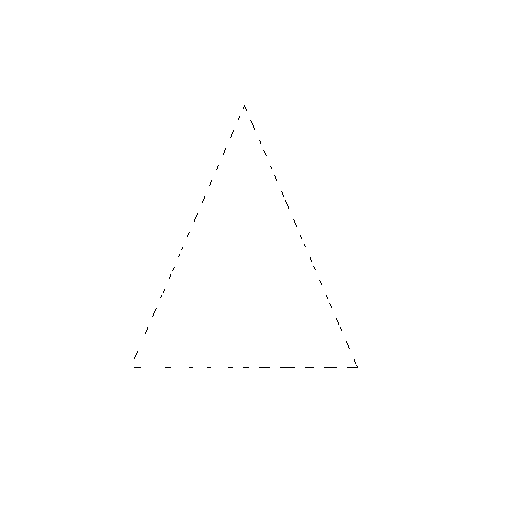
#> input picture homework4/resource/image1.png, 520 x 520 px
$ python shape_context.py
#> lines starting #> are read from the running program, lines starting #| are printed output that depends on the picture; after the words box and inside, x2 and y2 are one past the last pixel; in counts of white or black regions, pixels touching at a corner belong together; long printed decimals are rounded
from PIL import Image
import numpy as np
import math

LoG = np.array([
    [0, 0, -1, 0, 0],
    [0, -1, -2, -1, 0],
    [-1, -2, 16, -2, -1],
    [0, -1, -2, -1, 0],
    [0, 0, -1, 0, 0],
])
num, inf = 100, np.inf
linker, slack = np.zeros((num), dtype=np.int32), np.zeros((num))
lx, ly = np.zeros((num)), np.zeros((num))
visx, visy = np.zeros((num), dtype=np.int8), np.zeros((num), dtype=np.int8)


def KM():
    def DFS(x):
        visx[x] = 1
        for y in range(num):
            if visy[y]: continue
            tmp = lx[x] + ly[y] - costs[x][y]
            if np.abs(tmp) < 1e-6:
                visy[y] = 1
                if linker[y] == -1 or DFS(linker[y]):
                    linker[y] = x
                    return 1
            elif slack[y] > tmp:
                slack[y] = tmp
        return 0

    linker[:], ly[:] = -1, 0
    lx = np.max(costs, axis=1)
    for x in range(num):
        slack[:] = inf
        while True:
            visx[:], visy[:] = 0, 0
            if DFS(x): break
            d = np.min(slack[visy == 0])
            lx[visx != 0] -= d
            ly[visy != 0] += d
            slack[visy == 0] -= d
    index = linker != -1
    res = np.sum(costs[linker[index], index])
    return res


def getEdge(image):
    image = image.astype("int")
    up, down = image[0], image[-1]
    image = np.vstack([up, up, image, down, down])
    left, right = image[:, [0]], image[:, [-1]]
    image = np.hstack([left, left, image, right, right])
    height, width = image.shape

    logs = []
    for i in range(5):
        for j in range(5):
            logs.append(image[i:i + height - 4, j:j + width - 4] * LoG[i][j])
    logs = np.asarray(logs)
    newImage = np.sum(logs, axis=0)
    newImage = np.abs(newImage)

    allPixels = np.sort(newImage.reshape(-1))
    threshold = (allPixels[allPixels.shape[0] // 2] * 2 + allPixels[0] + allPixels[-1]) / 4
    newImage[newImage < threshold], newImage[newImage >= threshold] = 0, 255
    newImage = newImage.astype(np.uint8)

    edge = np.argwhere(newImage == 255)

    if num >= edge.shape[0]:
        return edge
    np.random.seed(2019)
    index = np.random.choice(np.arange(0, edge.shape[0], 1), size=num, replace=False)
    edge = edge[index]
    return edge


def getShapeContext(points, N=5, M=12):
    minDegree = math.pi * 2 / M
    shapeContexts = []
    for i in range(num):
        shapeContext = np.zeros((N, M), dtype="int")
        for j in range(num):
            if i == j: continue
            x, y = points[j][0] - points[i][0], points[j][1] - points[i][1]
            dist = math.hypot(x, y)
            theta = math.atan2(x, y)
            x, y = int(math.log(dist)), int((theta - 1e-9 + math.pi) / minDegree)
            if x <= N - 1:
                shapeContext[x][y] += 1
        shapeContexts.append(shapeContext)
    return np.asarray(shapeContexts, dtype="int")


def getCost(context1, context2):
    costs = np.zeros((num, num), dtype="float")
    for i in range(num):
        for j in range(num):
            ctx1, ctx2 = context1[i], context2[j]
            sub, add = ctx1 - ctx2, ctx1 + ctx2 + 1e-6
            costs[i][j] = np.sum((sub ** 2) / add) / 2
    return costs


if __name__ == "__main__":
    image1 = np.asarray(Image.open("./resource/image1.png").convert("L"))
#> image1: shape (520, 520); 99.9% white; black in thin lines or dots, all inside (x1, y1, x2, y2) = (134, 105, 358, 368)
    image2 = np.asarray(Image.open("./resource/image2.png").convert("L"))
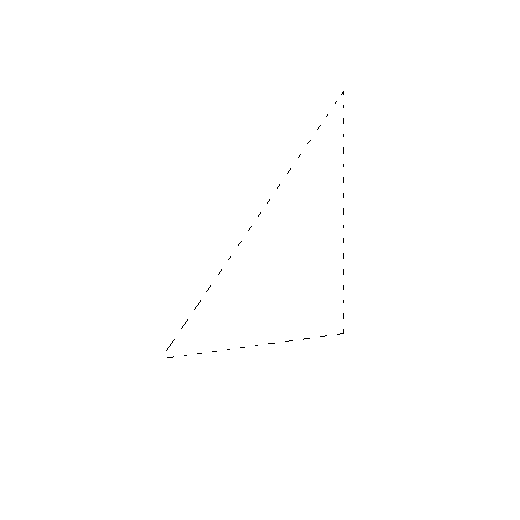
#> input picture homework4/resource/image2.png, 520 x 520 px
#> image2: shape (520, 520); 99.9% white; black in thin lines or dots, all inside (x1, y1, x2, y2) = (166, 91, 344, 358)
    edge1 = getEdge(image1)
#> in getEdge, `up, down = image[0], image[-1]`: up = 520 values from 255 to 255
#> in getEdge, `image = np.vstack([up, up, image, down, down])`:
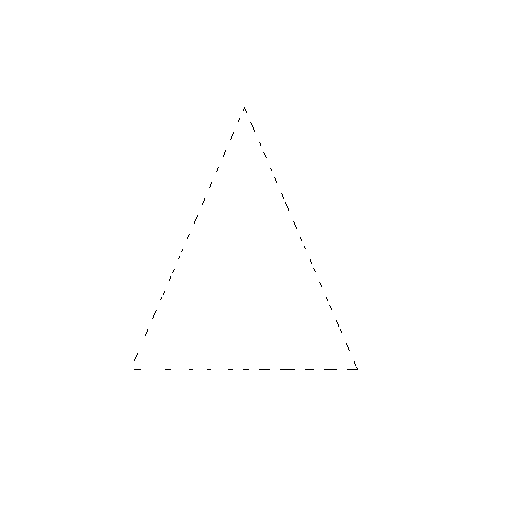
#> image: shape (524, 520) int64; 99.9% white; black in thin lines or dots, all inside (x1, y1, x2, y2) = (134, 107, 358, 370)
#> in getEdge, `left, right = image[:, [0]], image[:, [-1]]`: left = 524 values from 255 to 255
#> in getEdge, `image = np.hstack([left, left, image, right, right])`: image: shape (524, 524) int64; 99.9% white; black in thin lines or dots, all inside (x1, y1, x2, y2) = (136, 107, 360, 370)
#> after the loop in getEdge, `for i in range(5):`: logs = 25 items
#> in getEdge, `newImage = np.abs(newImage)`:
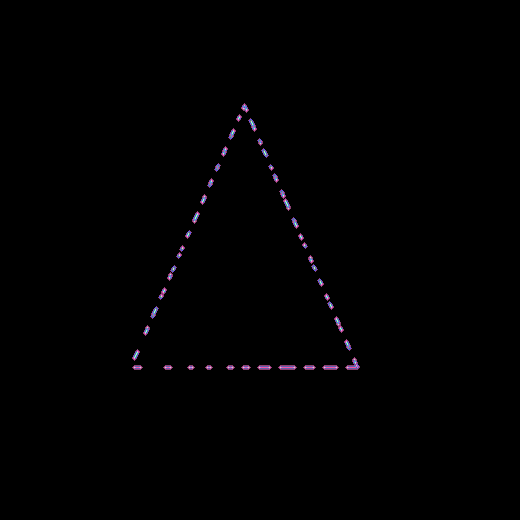
#> newImage: shape (520, 520) int64; 16 distinct labels, from 0 to 3825; one colour per label, 0 black
#> in getEdge, `threshold = (allPixels[allPixels.shape[0] // 2] * 2 + allPixels[0] + a..`: threshold = 956.2
#> in getEdge, `newImage[newImage < threshold], newImage[newImage >= threshold] = 0, 255`:
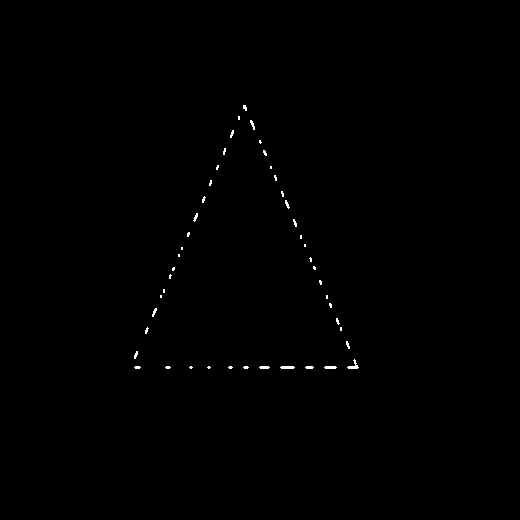
#> newImage: shape (520, 520) int64; 0.27% white in thin lines or dots, all inside (x1, y1, x2, y2) = (134, 105, 359, 369)
#> in getEdge, `edge = np.argwhere(newImage == 255)`: edge = 717 pairs, first value 105 to 368, second value 134 to 358
#> in getEdge, `edge = edge[index]`: edge = 100 pairs, first value 105 to 368, second value 135 to 356
#> edge1 has the same summary as edge in getEdge
    edge2 = getEdge(image2)
#> in getEdge (call 2), `image = np.vstack([up, up, image, down, down])`: image: shape (524, 520) int64; 99.9% white; black in thin lines or dots, all inside (x1, y1, x2, y2) = (166, 93, 344, 360)
#> in getEdge (call 2), `image = np.hstack([left, left, image, right, right])`: image: shape (524, 524) int64; 99.9% white; black in thin lines or dots, all inside (x1, y1, x2, y2) = (168, 93, 346, 360)
#> in getEdge (call 2), `newImage = np.abs(newImage)`: newImage: shape (520, 520) int64; 16 distinct labels, from 0 to 3825
#> in getEdge (call 2), `newImage[newImage < threshold], newImage[newImage >= threshold] = 0, 255`:
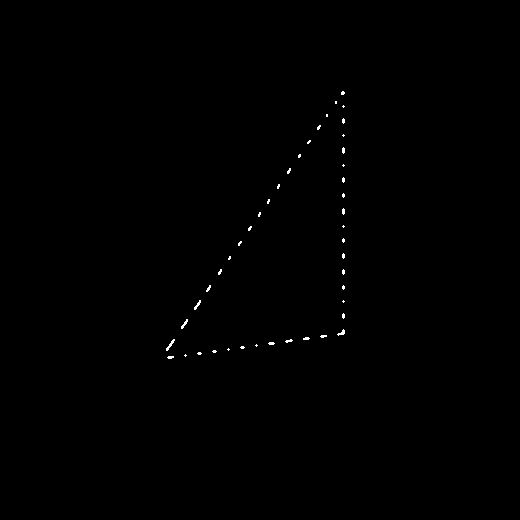
#> newImage: shape (520, 520) int64; 0.22% white in thin lines or dots, all inside (x1, y1, x2, y2) = (166, 91, 345, 359)
#> in getEdge (call 2), `edge = np.argwhere(newImage == 255)`: edge = 582 pairs, first value 91 to 358, second value 166 to 344
#> in getEdge (call 2), `edge = edge[index]`: edge = 100 pairs, first value 93 to 358, second value 167 to 344
#> edge2 has the same summary as edge in getEdge
    shapeContext1 = getShapeContext(edge1)
#> after the loop in getShapeContext, `for i in range(num):`: shapeContexts = 100 items
    shapeContext2 = getShapeContext(edge2)
    costs = -getCost(shapeContext1, shapeContext2)
#> after the loop in getCost, `for i in range(num):`:
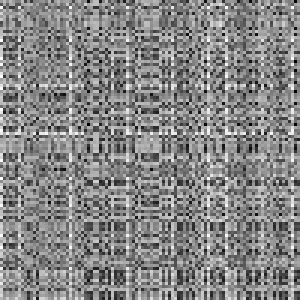
#> costs: shape (100, 100) float64 (shown 3 times larger); min 6.4, max 66.5, mean 38.1; drawn with min black and max white
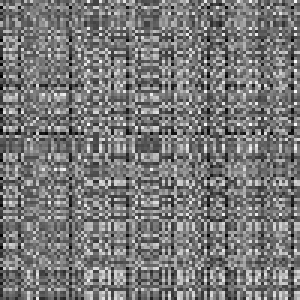
#> costs: shape (100, 100) float64 (shown 3 times larger); min -66.5, max -6.4, mean -38.06; drawn with min black and max white
    similarity = -KM()
#> in KM, `lx = np.max(costs, axis=1)`: lx = 100 values, max -6.4 at index 41, min -28.7 at index 5, mean -15.83
#> after the loop in KM, `for x in range(num):`: lx = 100 values, max -22.21 at index 56, min -44.3 at index 21, mean -37.48
#> in KM, `res = np.sum(costs[linker[index], index])`: res = -1934
#> similarity = 1934
    print(similarity)
#| 1933.969
